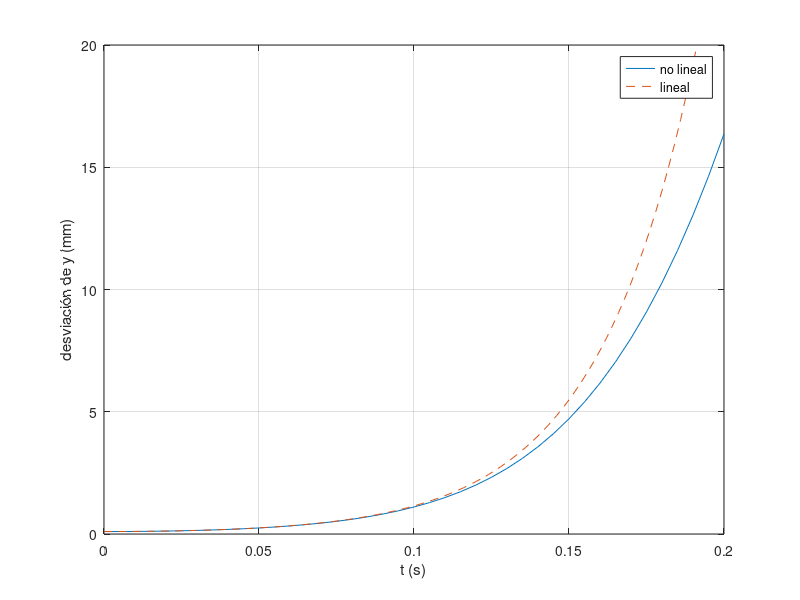

MATLAB code for this plot:
%% C4_Ej6_Linealizacion -- Notas: sección 4.7 (linealización en espacio de estado)
% QUÉ HACE   (a) Duffing x'' + delta x' + x^3 - x = 0: equilibrios y valores propios
%            de cada linealización.  (b) Levitador magnético: equilibrio, matrices
%            A y B, valores propios y comparación con el modelo no lineal.
% OBSERVE    La misma ecuación tiene un equilibrio silla y dos estables; el levitador
%            tiene un valor propio positivo (sqrt(g/y*)): inestable en lazo abierto.
% ESPERADO   Duffing delta = 0.3: origen 0.861 y -1.161; (+-1, 0): -0.15 +- 1.41j.
%            Levitador: i* = 2.215 A, u* = 22.15 V, a21 = g/y* = 981, valores
%            propios +-31.32 y -20; la predicción lineal falla después de ~0.1 s.
% EXPLORE    Cambie y_des a 0.02 m: ¿el levitador se vuelve más o menos inestable?
clear; close all; clc;
if ~exist('variablesFase', 'file'), addpath(fullfile(fileparts(mfilename('fullpath')), '..', 'comun')); end

% [ini:duffing]
delta = 0.3;
J = @(x1) [0 1; 1 - 3*x1^2, -delta];       % jacobiano
for x1 = [0 1 -1]
    fprintf('equilibrio (%2d, 0): valores propios %s\n', x1, mat2str(eig(J(x1)).', 4));
end
% [fin:duffing]

% [ini:levitador]
M = 0.05;  R = 10;  L = 0.5;  Cf = 1e-3;  g = 9.81;  ydes = 0.01;
f = @(t, x, u) [x(2); g - Cf/M*x(3)^2/x(1); -R/L*x(3) + u/L];
x3e = sqrt(M*g*ydes/Cf);  ue = R*x3e;      % equilibrio
A = [0 1 0; Cf*x3e^2/(M*ydes^2) 0 -2*Cf*x3e/(M*ydes); 0 0 -R/L];
B = [0; 0; 1/L];
eig(A)
G = zpk(ss(A, B, [1 0 0], 0))
[tn, xn] = ode45(@(t, x) f(t, x, ue), [0 0.2], [ydes + 1e-4; 0; x3e]);
[yl, tl] = initial(ss(A, B, [1 0 0], 0), [1e-4; 0; 0], 0.2);
plot(tn, 1e3*(xn(:,1) - ydes), tl, 1e3*yl, '--'); grid on;
xlabel('t (s)'); ylabel('desviación de y (mm)'); legend('no lineal', 'lineal'); ylim([0 20]);
% [fin:levitador]
